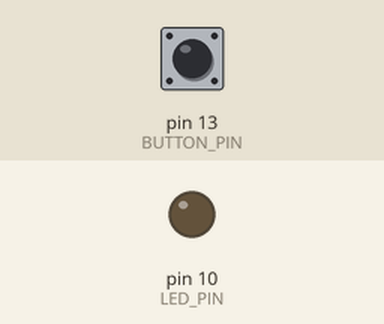
Recording of a sketch running on a simulated Arduino Uno, built with avr-gcc and run on an emulated ATmega328P. Parts: output pins drawn as LEDs (lit = HIGH). Dashed ring = blinking. The inputs (shaded band) are chosen by the test bench; at power-on: pin 13 (BUTTON_PIN) HIGH.

Above: at 1.2 s.
1.3 s: pin 13 (BUTTON_PIN) pulled LOW for 0.15 s
At 2.1 s:
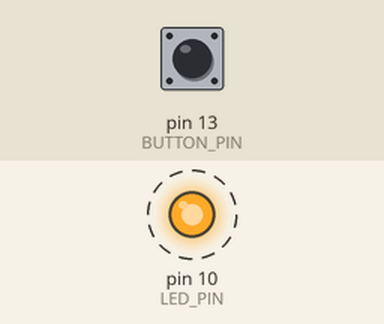
Timing chart, 0 to 10.4 s (numbered marks = the images above; inputs shaded):
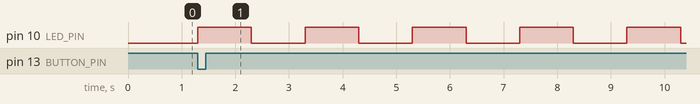

The sketch:

Variable_Flashing_LED_based_on_Push_Switch.ino
```cpp
// **************************************************************************************************//
// **************************************************************************************************//
// Author: Roshan Jude Cardoza
// Title: Variable Flashing LED based on Push Switch
// Date Modified : 19/12/2024
// Version : 1.0
// **************************************************************************************************//
// **************************************************************************************************//

#define LED_PIN 10
#define BUTTON_PIN 13


int press_button = 0;
float time_elapsed_since_toggle = 0;
float rate_of_blink = 0;
float time_button_pressed = 0;
const float delay_between_press = 500;

void setup()
{
  pinMode(LED_PIN, OUTPUT);
  pinMode(BUTTON_PIN, INPUT_PULLUP);
  Serial.begin(115200);

  digitalWrite(LED_PIN,LOW); // Turning LED OFF initially
}

void loop()
{

  float time_at_start = millis();


  int button_value = digitalRead(BUTTON_PIN);

  if (button_value == LOW)

  {
      // Checking how many times the switch is pressed and assigning time in milliseconds value (0.5 -> 1000 / 1 -> 500 / 2 -> 250)

      if ((time_at_start - time_button_pressed) > delay_between_press)
      {

        press_button++;

        if (press_button > 4)
        {
          press_button = 1;
        }

        if ( press_button == 1 )
        {
          rate_of_blink = 1000;
        }

        if( press_button == 2 )
        {
          rate_of_blink = 500;
        }

        if( press_button == 3 )
        {
          rate_of_blink = 250;
        }

        if ( press_button == 4)
        {
          digitalWrite(LED_PIN,LOW);
        }

        time_button_pressed = time_at_start;

      }

    }


  // LOGIC FOR BLINKING: The timer starts initially and another time is kept to store the value during
  // which the LED is turned ON or OFF. Once the LED has been set, the time is stored and the time difference
  // between the timer and the time set is taken. This value should be greater than or equal to the rate
  // at which the LED is blinking. If not, it exits the loop until the condition is met. Once it has been met
  // the LED is revered in polarity.

  if (press_button != 4 && press_button !=0)
  {
    if ((time_at_start - time_elapsed_since_toggle) >= rate_of_blink)
    {

      digitalWrite(LED_PIN, !digitalRead(LED_PIN));
      time_elapsed_since_toggle = time_at_start;
    }
  }
  else
  {
    digitalWrite(LED_PIN, LOW);
  }
}
```

Measured:
- after the input at 1.3 s, pin 10 (LED_PIN): alternates HIGH for 1.0 s and LOW for 1.0 s, starting at once
